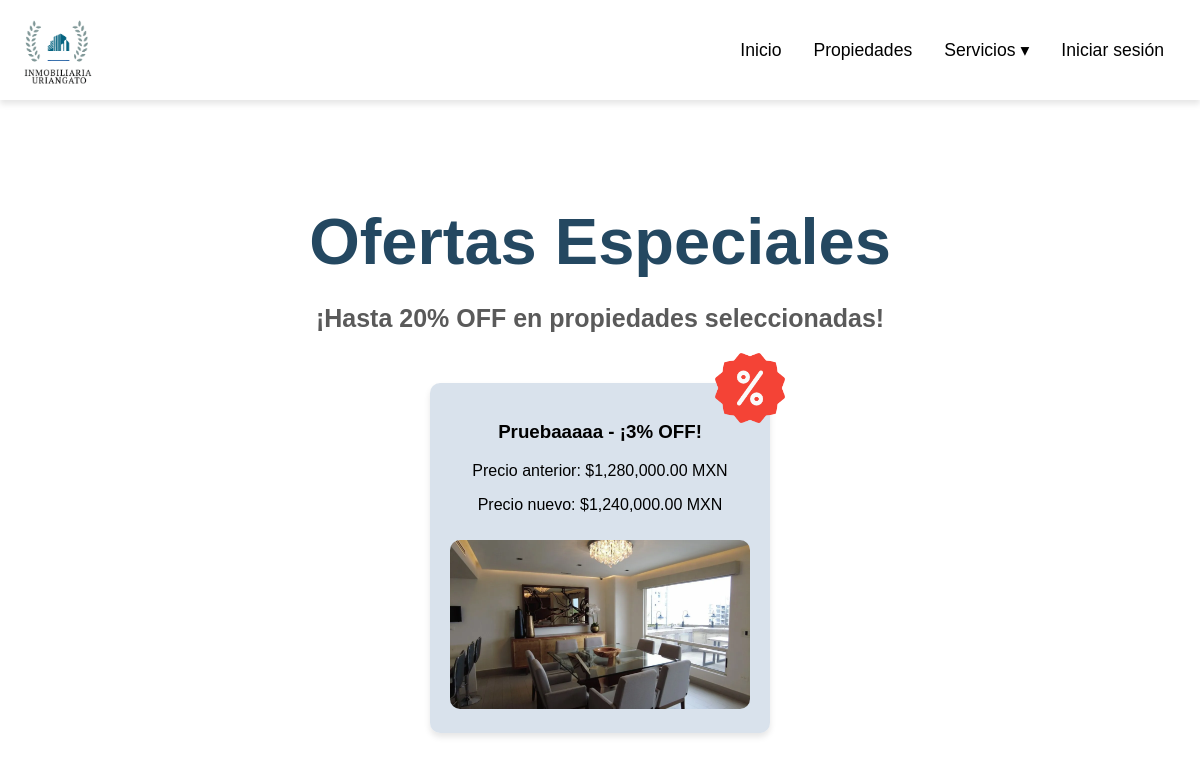
Page /Inmobiliaria/Vista/ofertas.php on the committed database.
### tables this page shows
CREATE TABLE `propiedades` (
  `id` int(11) NOT NULL,
  `titulo` varchar(255) NOT NULL,
  `descripcion` text NOT NULL,
  `tipo` varchar(50) NOT NULL,
  `precio` decimal(10,2) DEFAULT NULL,
  `ubicacion` varchar(255) DEFAULT NULL,
  `ancho` decimal(10,2) DEFAULT NULL,
  `largo` decimal(10,2) DEFAULT NULL,
  `area` float DEFAULT NULL,
  `num_habitaciones` int(11) DEFAULT NULL,
  `num_banos` int(11) DEFAULT NULL,
  `estacionamiento` int(11) DEFAULT NULL,
  `estado` enum('Disponible','Vendido','Rentado') DEFAULT NULL,
  `fecha_registro` timestamp NULL DEFAULT current_timestamp(),
  `id_usuario` int(11) DEFAULT NULL,
  `descuento` decimal(10,2) DEFAULT NULL
);

### Inmobiliaria/Vista/ofertas.php (the view, shortened to what this page needs)
<?php
require '../Datos/conexion.php';
$sql = "SELECT * FROM propiedades WHERE descuento IS NOT NULL AND estado = 'Disponible'" ;
$resultado = $conn->query($sql);
$propiedades_descuento = mysqli_fetch_all($resultado, MYSQLI_ASSOC);
$imagenes = [];
foreach ($propiedades_descuento as $prop) {
    $id_propiedad = $prop['id'];
    $sql_imagen = "SELECT url FROM multimedia
               WHERE id_propiedad = $id_propiedad
               AND tipo = 'Imagen'
               AND (LOWER(url) LIKE '%principal.jpg' OR LOWER(url) LIKE '%principal.png')
               LIMIT 1";
    $resultado_imagen = $conn->query($sql_imagen);
    $imagen = $resultado_imagen->fetch_assoc();
    $imagenes[$id_propiedad] = $imagen ? $imagen['url'] : null;
}
?>
<!DOCTYPE html>
<html lang="es">
<head>
    <link rel="stylesheet" href="css/general.css">
    <link rel="stylesheet" href="css/ofertas.css">
</head>
<body>
    <div class="nav-head">
        <img src="imgs/logo.png" alt="" class="logo">
        <nav class="navegacion-principal contenedor">
            <a href="../index.php" class="active">Inicio</a>
            <a href="propiedades.php">Propiedades</a>
            <div class="nav-item">
                <a href="#">Servicios ▾</a>
            </div>
            <a href="login.php">Iniciar sesión</a>
        </nav>
    </div>
    <main>
        <h1>Ofertas Especiales</h1>
        <p class="subtext">¡Hasta 20% OFF en propiedades seleccionadas!</p>
        <div class="offers">
            <?php if (!empty($propiedades_descuento)) : ?>
                <?php foreach ($propiedades_descuento as $prop) : ?>
                    <div class="offer-card" data-id="<?php echo $prop['id']; ?>">
                        <img src="imgs/discount.png" alt="Descuento" class="discount-badge">
                        <h3>
                            <?php echo htmlspecialchars($prop['titulo']); ?> -
                            ¡<?php echo $prop['precio'] > 0 ? round(($prop['descuento'] / $prop['precio']) * 100) : 0; ?>% OFF!
                        </h3>
                        <p>Precio anterior: $<?php echo number_format($prop['precio'], 2); ?> MXN</p>
                        <p>Precio nuevo: $<?php echo number_format(($prop['precio']-$prop['descuento']), 2); ?> MXN</p>
                        <?php if (!empty($imagenes[$prop['id']])) : ?>
                            <img src="<?php echo $imagenes[$prop['id']]; ?>" alt="<?php echo htmlspecialchars($prop['titulo']); ?>">
                        <?php else : ?>
                            <img src="imgs/default-house.jpg" alt="<?php echo htmlspecialchars($prop['titulo']); ?>">
                        <?php endif; ?>
                    </div>
                <?php endforeach; ?>
            <?php else : ?>
                <p>No hay ofertas disponibles en este momento.</p>
            <?php endif; ?>
        </div>
    </main>
</body>
</html>

### Inmobiliaria/Vista/css/general.css (style rules this page uses)
:root { --blanco: #ffffff; --negro: #000000; --primario: #244861; --azul: #597B8F; --gris: #9EABBA; --azul2: #90AFC1; --babyblue: #c5e1f2; }
body { font-family: "Montserrat", sans-serif; margin: 0; padding: 0; }
.nav-head { display: flex; justify-content: space-between; align-items: center; padding: 10px 20px; background-color: var(--blanco); box-shadow: 0px 4px 6px rgba(0, 0, 0, 0.1); }
.logo { height: 80px; width: 80px; }
.navegacion-principal { display: flex; flex-direction: row; flex-wrap: wrap; justify-content: flex-start; position: relative; }
.navegacion-principal a, .nav-item > a { display: block; text-align: center; color: var(--negro); text-decoration: none; font-size: 1.1rem; padding: 1rem; position: relative; }
.nav-item { position: relative; }

### Inmobiliaria/Vista/css/ofertas.css (style rules this page uses)
main { max-width: 1200px; margin: 40px auto; padding: 20px; text-align: center; }
h1 { color: #244861; font-size: 65px; margin-bottom: 0px; }
.subtext { color: #5a5a5a; font-size: 25px; margin-bottom: 50px; font-weight: 700; }
.offers { display: flex; flex-wrap: wrap; justify-content: center; gap: 20px; }
.offer-card { background: #cfdbe7c9; border-radius: 10px; padding: 20px; width: 300px; box-shadow: 0 4px 6px rgba(0, 0, 0, 0.1); position: relative; }
.offer-card img { width: 100%; border-radius: 10px; margin-top: 10px; }
.discount-badge { position: absolute; top: -40px; right: -150px; width: 70px; height: 70px; object-fit: contain; }

### rows in the picture
propiedades: titulo "Pruebaaaaa", ($prop['descuento'] / $prop['precio']) * 100 "3", precio "1,280,000.00", $prop['precio']-$prop['descuento'] "1,240,000.00"
